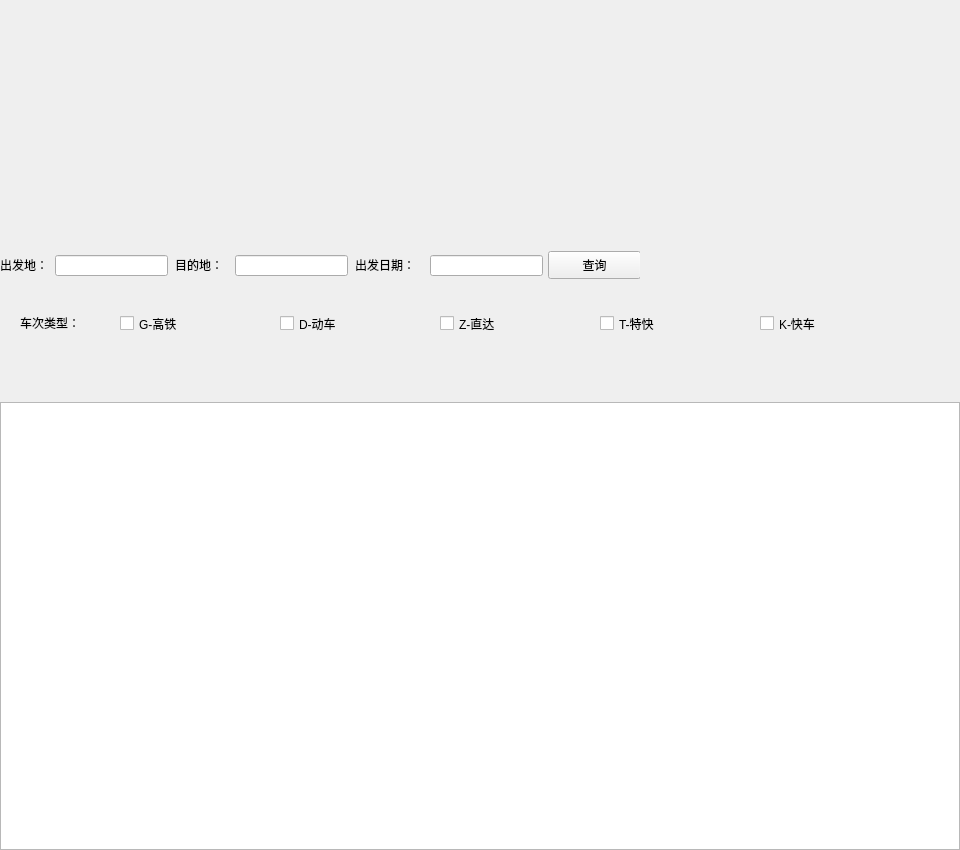
<?xml version="1.0" encoding="UTF-8"?>
<ui version="4.0">
 <class>mainWindow</class>
 <widget class="QMainWindow" name="mainWindow">
  <property name="geometry">
   <rect>
    <x>0</x>
    <y>0</y>
    <width>960</width>
    <height>850</height>
   </rect>
  </property>
  <property name="minimumSize">
   <size>
    <width>480</width>
    <height>360</height>
   </size>
  </property>
  <property name="maximumSize">
   <size>
    <width>960</width>
    <height>1080</height>
   </size>
  </property>
  <property name="windowTitle">
   <string>12306官网查询</string>
  </property>
  <widget class="QWidget" name="centralwidget">
   <widget class="QLabel" name="label_title_img">
    <property name="geometry">
     <rect>
      <x>0</x>
      <y>0</y>
      <width>960</width>
      <height>225</height>
     </rect>
    </property>
    <property name="styleSheet">
     <string notr="true">background-image: url(:/png/src/bg1.png);</string>
    </property>
    <property name="text">
     <string/>
    </property>
   </widget>
   <widget class="QWidget" name="widget_input" native="true">
    <property name="geometry">
     <rect>
      <x>0</x>
      <y>225</y>
      <width>640</width>
      <height>80</height>
     </rect>
    </property>
    <property name="styleSheet">
     <string notr="true">background-image: url(:/png/src/bg2.png);</string>
    </property>
    <widget class="QLabel" name="label_departure">
     <property name="geometry">
      <rect>
       <x>0</x>
       <y>32</y>
       <width>60</width>
       <height>15</height>
      </rect>
     </property>
     <property name="text">
      <string>出发地：</string>
     </property>
    </widget>
    <widget class="QLineEdit" name="lineEdit_departure">
     <property name="geometry">
      <rect>
       <x>55</x>
       <y>30</y>
       <width>113</width>
       <height>21</height>
      </rect>
     </property>
     <property name="text">
      <string/>
     </property>
    </widget>
    <widget class="QLineEdit" name="lineEdit_destination">
     <property name="geometry">
      <rect>
       <x>235</x>
       <y>30</y>
       <width>113</width>
       <height>21</height>
      </rect>
     </property>
     <property name="text">
      <string/>
     </property>
    </widget>
    <widget class="QLabel" name="label_destination">
     <property name="geometry">
      <rect>
       <x>175</x>
       <y>32</y>
       <width>60</width>
       <height>15</height>
      </rect>
     </property>
     <property name="text">
      <string>目的地：</string>
     </property>
    </widget>
    <widget class="QLineEdit" name="lineEdit_date">
     <property name="geometry">
      <rect>
       <x>430</x>
       <y>30</y>
       <width>113</width>
       <height>21</height>
      </rect>
     </property>
    </widget>
    <widget class="QLabel" name="label_date">
     <property name="geometry">
      <rect>
       <x>355</x>
       <y>32</y>
       <width>72</width>
       <height>15</height>
      </rect>
     </property>
     <property name="text">
      <string>出发日期：</string>
     </property>
    </widget>
    <widget class="QPushButton" name="pushButton_inquire">
     <property name="geometry">
      <rect>
       <x>548</x>
       <y>26</y>
       <width>93</width>
       <height>28</height>
      </rect>
     </property>
     <property name="text">
      <string>查询</string>
     </property>
    </widget>
    <zorder>label_departure</zorder>
    <zorder>lineEdit_departure</zorder>
    <zorder>lineEdit_destination</zorder>
    <zorder>label_destination</zorder>
    <zorder>label_date</zorder>
    <zorder>pushButton_inquire</zorder>
    <zorder>lineEdit_date</zorder>
   </widget>
   <widget class="QLabel" name="label_logo">
    <property name="geometry">
     <rect>
      <x>640</x>
      <y>225</y>
      <width>320</width>
      <height>80</height>
     </rect>
    </property>
    <property name="styleSheet">
     <string notr="true">background-image: url(:/png/src/logo.png);</string>
    </property>
    <property name="text">
     <string/>
    </property>
   </widget>
   <widget class="QWidget" name="widget_train_class" native="true">
    <property name="geometry">
     <rect>
      <x>0</x>
      <y>305</y>
      <width>960</width>
      <height>35</height>
     </rect>
    </property>
    <property name="styleSheet">
     <string notr="true">background-image: url(:/png/src/bg3.png);</string>
    </property>
    <widget class="QLabel" name="label_train_class">
     <property name="geometry">
      <rect>
       <x>20</x>
       <y>10</y>
       <width>72</width>
       <height>15</height>
      </rect>
     </property>
     <property name="text">
      <string>车次类型：</string>
     </property>
    </widget>
    <widget class="QCheckBox" name="checkBox_G">
     <property name="geometry">
      <rect>
       <x>120</x>
       <y>9</y>
       <width>91</width>
       <height>19</height>
      </rect>
     </property>
     <property name="text">
      <string>G-高铁</string>
     </property>
    </widget>
    <widget class="QCheckBox" name="checkBox_D">
     <property name="geometry">
      <rect>
       <x>280</x>
       <y>9</y>
       <width>91</width>
       <height>19</height>
      </rect>
     </property>
     <property name="text">
      <string>D-动车</string>
     </property>
    </widget>
    <widget class="QCheckBox" name="checkBox_Z">
     <property name="geometry">
      <rect>
       <x>440</x>
       <y>9</y>
       <width>91</width>
       <height>19</height>
      </rect>
     </property>
     <property name="text">
      <string>Z-直达</string>
     </property>
    </widget>
    <widget class="QCheckBox" name="checkBox_T">
     <property name="geometry">
      <rect>
       <x>600</x>
       <y>9</y>
       <width>91</width>
       <height>19</height>
      </rect>
     </property>
     <property name="text">
      <string>T-特快</string>
     </property>
    </widget>
    <widget class="QCheckBox" name="checkBox_K">
     <property name="geometry">
      <rect>
       <x>760</x>
       <y>9</y>
       <width>91</width>
       <height>19</height>
      </rect>
     </property>
     <property name="text">
      <string>K-快车</string>
     </property>
    </widget>
   </widget>
   <widget class="QLabel" name="label_information">
    <property name="geometry">
     <rect>
      <x>0</x>
      <y>340</y>
      <width>960</width>
      <height>62</height>
     </rect>
    </property>
    <property name="styleSheet">
     <string notr="true">background-image: url(:/png/src/bg4.png);</string>
    </property>
    <property name="text">
     <string/>
    </property>
   </widget>
   <widget class="QTableView" name="tableView_information">
    <property name="geometry">
     <rect>
      <x>0</x>
      <y>402</y>
      <width>960</width>
      <height>448</height>
     </rect>
    </property>
   </widget>
   <zorder>widget_input</zorder>
   <zorder>label_title_img</zorder>
   <zorder>label_logo</zorder>
   <zorder>widget_train_class</zorder>
   <zorder>label_information</zorder>
   <zorder>tableView_information</zorder>
  </widget>
 </widget>
 <resources>
  <include location="source.qrc"/>
 </resources>
 <connections/>
</ui>
